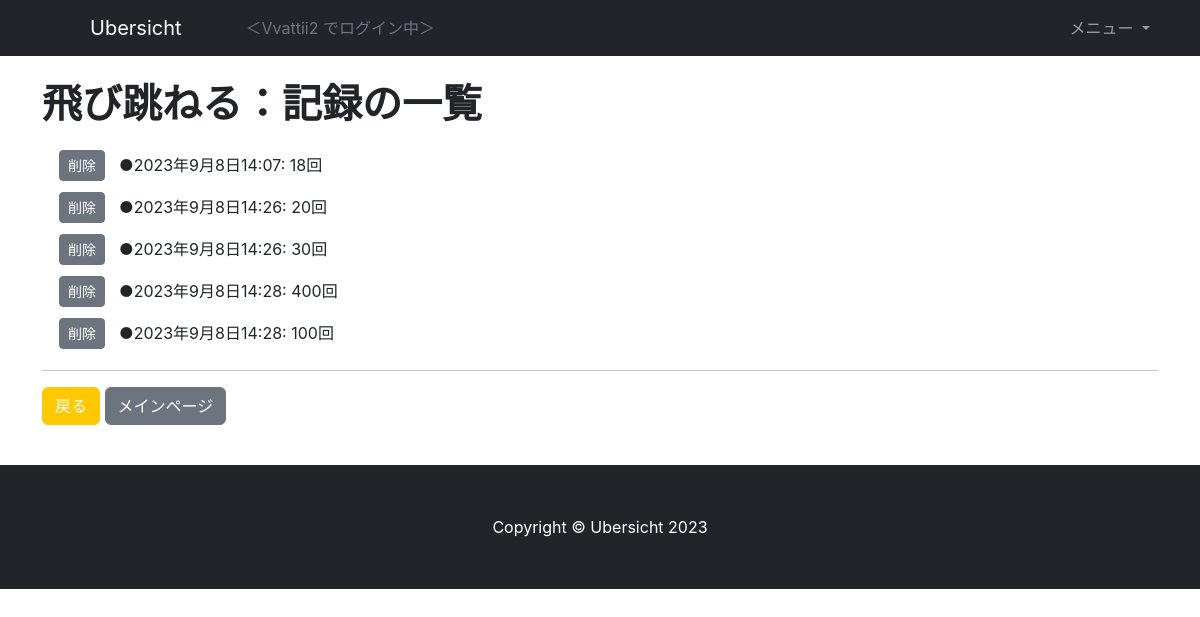
The page /record/5 (signed in) on the database as committed earlier.
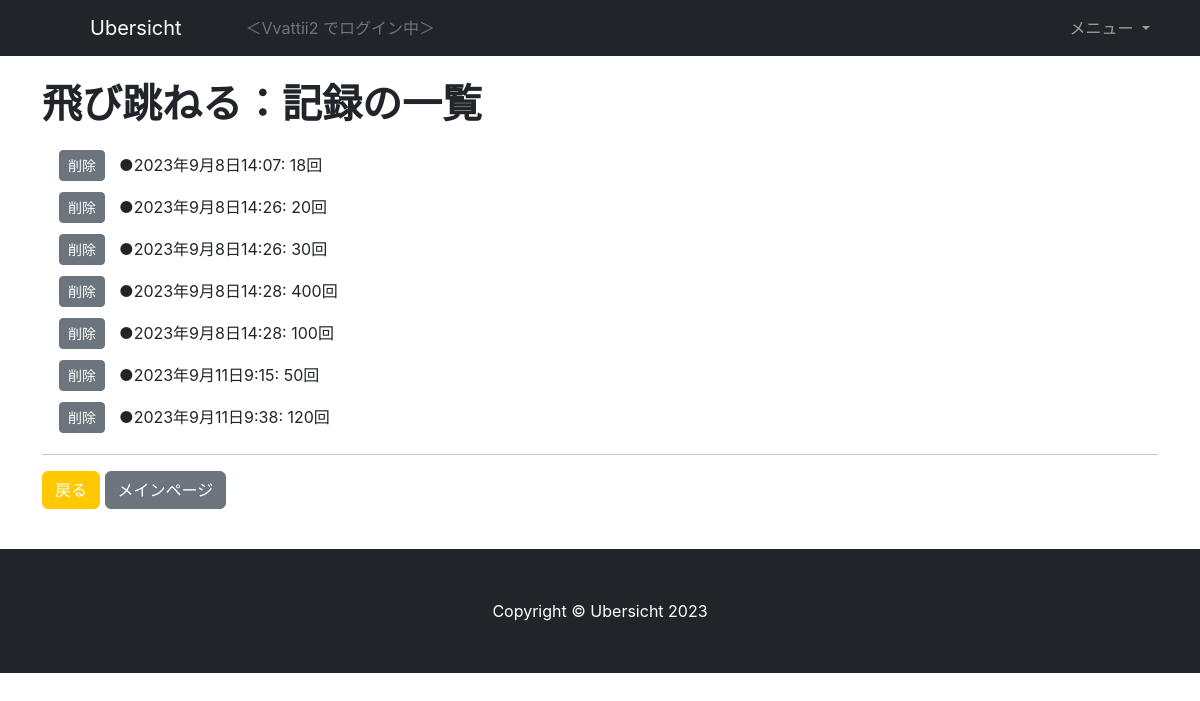
The same page on the database as committed later.
### todo/models.py (models this page shows, shortened)
class Records(models.Model):
    todo = models.ForeignKey(Todos, on_delete=models.CASCADE)
    done_at = models.DateTimeField(verbose_name='日時', auto_now_add=True)
    num = models.IntegerField(verbose_name='数量', null=True, blank=True)
    memo = models.TextField(verbose_name='メモ', null=True, blank=True, max_length=200)

class Todos(models.Model):
    goal = models.ForeignKey(Goals, on_delete=models.CASCADE)
    title = models.CharField(verbose_name='タイトル', max_length=50)
    from_date = models.DateField(verbose_name='作成日', auto_now_add=True)
    until_date = models.DateField(verbose_name='期日', null=True, blank=True)
    image = models.ImageField(verbose_name='画像', null=True, blank=True,
                            upload_to='todo/images/')
    timer = models.IntegerField(verbose_name='タイマー', null=True, blank=True)
    amount = models.IntegerField(verbose_name='合計', null=True, blank=True)
    type = models.CharField(verbose_name='タイプ', default='task', max_length=20,
                            choices=TypeChoices.choices)
    current = models.IntegerField(verbose_name='進捗', default=0)
    memo = models.TextField(verbose_name='メモ', null=True, blank=True)
    state = models.IntegerField(verbose_name='状態', default=State.NORMAL.value)
    @property
    def unit(self) -> str:
        if self.type == 'task':
            return ''
        elif self.type == 'training':
            return '回'
        elif self.type == 'exam':
            return '点'
        elif self.type == 'reading':
            return 'ページ'
        else:
            return ''

### todo/views.py (the view)
# urls.py: path('record/<int:pk>', RecordListView.as_view(), name='record_list'),
@method_decorator(login_required, name='dispatch')
class RecordListView(ListView):
    template_name = 'record_list.html'
    model = Records
    context_object_name = 'records'
    def get_queryset(self) -> QuerySet[Any]:
        todo=Todos.objects.get(pk=self.kwargs['pk'])
        return Records.objects.filter(todo=todo)
    def get_context_data(self, **kwargs: Any) -> dict[str, Any]:
        context = super().get_context_data(**kwargs)
        context['todo'] = Todos.objects.get(pk=self.kwargs['pk'])
        return context

### todo/templates/record_list.html (shortened to what this page needs)
{% extends 'base.html' %}
{% load static %}
{% block content %}
<div class="container">
    <div class="row">
        <div class="col my-4">
            <h1>{{ todo.title }}：記録の一覧</h1>
            <table class="m-sm-3">
                {% for record in records %}
                <tr>
                    <td width=60><a href="{% url 'todo:record_delete' pk=record.pk %}" class="btn btn-secondary btn-sm">削除</a></td>
                    <td><div class="py-2">●{{ record.done_at }}: {{ record.num }}{{ todo.unit }}</div></td>
                </tr>
                {% endfor %}
            </table>
            <hr>
            <p>
                <a href="{% url 'todo:todo_detail' pk=todo.pk %}" class="btn btn-primary">戻る</a>
                <a href="{% url 'todo:main' %}" class="btn btn-secondary">メインページ</a>
            </p>
        </div>
    </div>
</div>
{% endblock content %}

Rows that differ between the two databases and show on the page:
added Records: done_at "2023年9月11日9:15", num "50", {{ todo.unit }} "回"
added Records: done_at "2023年9月11日9:38", num "120", {{ todo.unit }} "回"
